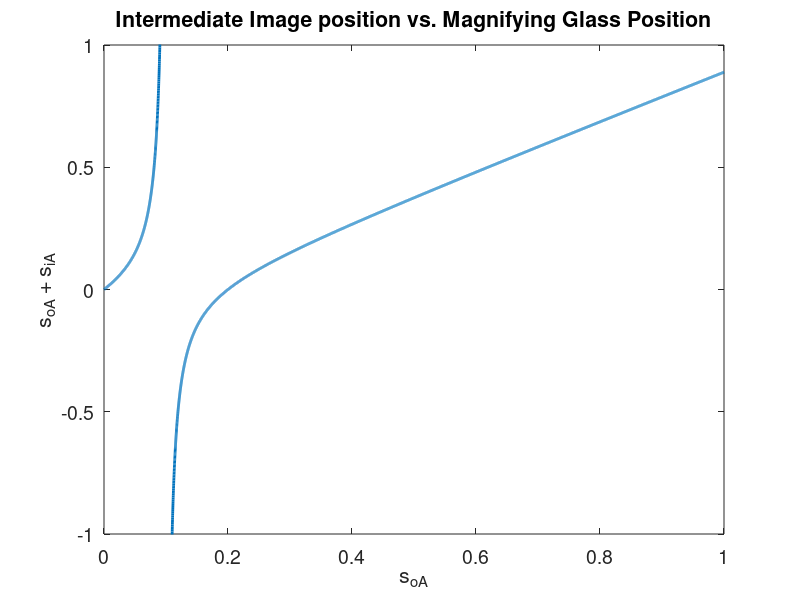

Reproduce this figure in MATLAB. (Note: this script raises an error after producing the figure.)
% BIOEN 599 - Biophotonics - HW3

%% a 
% Plot intermediate real/virtual image position as function of magnifying glas position 

f_lens = 100/1000;

s_o_a = [0:0.0001:1];

s_i_a = 1./(1./s_o_a - 1/f_lens);

figure
plot(s_o_a,(s_i_a + s_o_a),'linewidth',2)
xlabel('s_o_A')
ylabel('s_o_A + s_i_A')
set(gca,'fontsize',14)
title('Intermediate Image position vs. Magnifying Glass Position')
ylim([-1 1])
vline(0.1,'r:','focal length of lens')
vline(0.2,'r:')

hline(0,'g')

%% c
% plot focal length of lens in eye 


s_o_a = [0:0.0001:1];

s_i_a = 1./(1./s_o_a - 1/f_lens);

f_eye = 1./(1./(1-s_i_a) + 1/0.02);

figure
plot(s_o_a,f_eye,'linewidth',2)
xlabel('s_o_A')
ylabel('f_{eye}')
set(gca,'fontsize',14)
title('Focal Length of Eye lens to focus')
% ylim([0.0185 0.02])
% vline(0.1,'r:','focal length of lens')
% vline(0.2,'r:')

% hline(0,'g')
ylim([0.018 0.025])
hline(0.0185,'r','Physiologic limit')
hline(0.02,'r','Physiologic limit')
